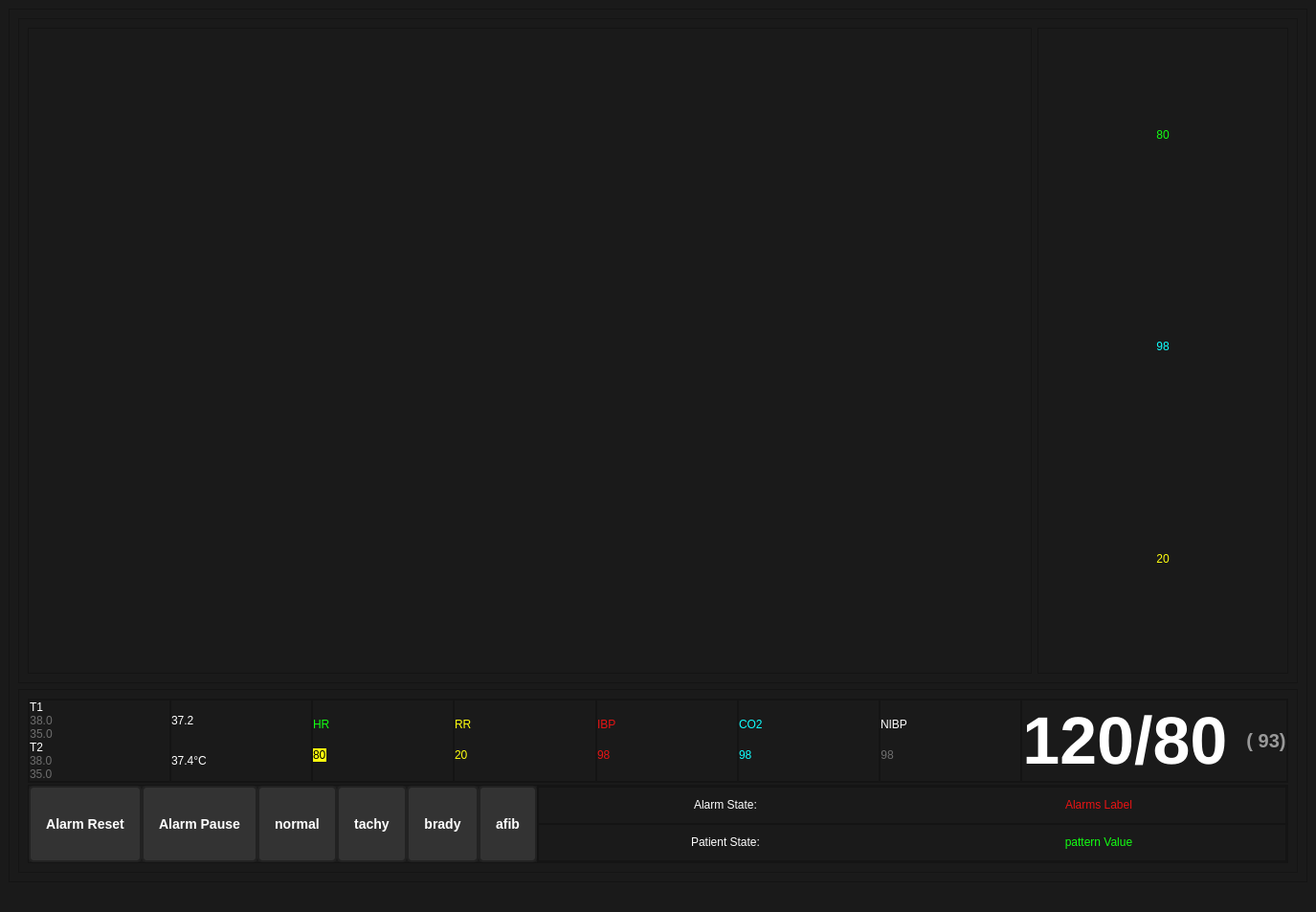
<?xml version="1.0" encoding="UTF-8"?>
<ui version="4.0">
 <class>MainWindow</class>
 <widget class="QMainWindow" name="MainWindow">
  <property name="geometry">
   <rect>
    <x>0</x>
    <y>0</y>
    <width>1375</width>
    <height>953</height>
   </rect>
  </property>
  <property name="windowTitle">
   <string>MainWindow</string>
  </property>
  <property name="styleSheet">
   <string notr="true">background-color: rgb(26, 26, 26);</string>
  </property>
  <widget class="QWidget" name="centralwidget">
   <layout class="QVBoxLayout" name="verticalLayout">
    <item>
     <widget class="QFrame" name="frame">
      <property name="frameShape">
       <enum>QFrame::StyledPanel</enum>
      </property>
      <property name="frameShadow">
       <enum>QFrame::Raised</enum>
      </property>
      <layout class="QVBoxLayout" name="verticalLayout_3" stretch="4,0">
       <item>
        <widget class="QFrame" name="frame_2">
         <property name="frameShape">
          <enum>QFrame::StyledPanel</enum>
         </property>
         <property name="frameShadow">
          <enum>QFrame::Raised</enum>
         </property>
         <layout class="QHBoxLayout" name="horizontalLayout" stretch="4,1">
          <item>
           <widget class="QFrame" name="frame_3">
            <property name="frameShape">
             <enum>QFrame::StyledPanel</enum>
            </property>
            <property name="frameShadow">
             <enum>QFrame::Raised</enum>
            </property>
            <layout class="QVBoxLayout" name="verticalLayout_2">
             <item>
              <widget class="QWidget" name="ecg_graph" native="true"/>
             </item>
             <item>
              <widget class="QWidget" name="eeg_graph" native="true"/>
             </item>
            </layout>
           </widget>
          </item>
          <item>
           <widget class="QFrame" name="frame_4">
            <property name="frameShape">
             <enum>QFrame::StyledPanel</enum>
            </property>
            <property name="frameShadow">
             <enum>QFrame::Raised</enum>
            </property>
            <layout class="QVBoxLayout" name="verticalLayout_4" stretch="1,1,1">
             <property name="spacing">
              <number>0</number>
             </property>
             <property name="leftMargin">
              <number>0</number>
             </property>
             <property name="topMargin">
              <number>0</number>
             </property>
             <property name="rightMargin">
              <number>0</number>
             </property>
             <item>
              <widget class="QLabel" name="label">
               <property name="styleSheet">
                <string notr="true">color: rgb(18, 255, 18);
font: 75 80pt &quot;Leelawadee UI&quot;;</string>
               </property>
               <property name="text">
                <string>80</string>
               </property>
               <property name="alignment">
                <set>Qt::AlignCenter</set>
               </property>
              </widget>
             </item>
             <item>
              <widget class="QLabel" name="spo2_value">
               <property name="styleSheet">
                <string notr="true">color: rgb(15, 255, 255);
font: 75 80pt &quot;Leelawadee UI&quot;;</string>
               </property>
               <property name="text">
                <string>98</string>
               </property>
               <property name="alignment">
                <set>Qt::AlignCenter</set>
               </property>
              </widget>
             </item>
             <item>
              <widget class="QLabel" name="resp_value_2">
               <property name="styleSheet">
                <string notr="true">color: rgb(255, 255, 13);
font: 75 80pt &quot;Leelawadee UI&quot;;</string>
               </property>
               <property name="text">
                <string>20</string>
               </property>
               <property name="alignment">
                <set>Qt::AlignCenter</set>
               </property>
              </widget>
             </item>
            </layout>
           </widget>
          </item>
         </layout>
        </widget>
       </item>
       <item>
        <widget class="QFrame" name="frame_9">
         <property name="frameShape">
          <enum>QFrame::StyledPanel</enum>
         </property>
         <property name="frameShadow">
          <enum>QFrame::Raised</enum>
         </property>
         <layout class="QVBoxLayout" name="verticalLayout_5" stretch="5,1">
          <property name="spacing">
           <number>2</number>
          </property>
          <item>
           <widget class="QFrame" name="frame_10">
            <property name="styleSheet">
             <string notr="true">color: rgb(255, 255, 255);
font: 75 14pt &quot;Leelawadee UI&quot;;</string>
            </property>
            <property name="frameShape">
             <enum>QFrame::StyledPanel</enum>
            </property>
            <property name="frameShadow">
             <enum>QFrame::Raised</enum>
            </property>
            <layout class="QHBoxLayout" name="horizontalLayout_3">
             <property name="spacing">
              <number>0</number>
             </property>
             <property name="leftMargin">
              <number>0</number>
             </property>
             <property name="topMargin">
              <number>0</number>
             </property>
             <property name="rightMargin">
              <number>0</number>
             </property>
             <property name="bottomMargin">
              <number>0</number>
             </property>
             <item>
              <widget class="QFrame" name="frame_12">
               <property name="styleSheet">
                <string notr="true"/>
               </property>
               <property name="frameShape">
                <enum>QFrame::StyledPanel</enum>
               </property>
               <property name="frameShadow">
                <enum>QFrame::Raised</enum>
               </property>
               <layout class="QVBoxLayout" name="verticalLayout_6" stretch="2,1,1,2,1,1">
                <property name="spacing">
                 <number>0</number>
                </property>
                <property name="leftMargin">
                 <number>0</number>
                </property>
                <property name="topMargin">
                 <number>0</number>
                </property>
                <property name="rightMargin">
                 <number>0</number>
                </property>
                <property name="bottomMargin">
                 <number>0</number>
                </property>
                <item>
                 <widget class="QLabel" name="label_6">
                  <property name="sizePolicy">
                   <sizepolicy hsizetype="Fixed" vsizetype="Preferred">
                    <horstretch>0</horstretch>
                    <verstretch>0</verstretch>
                   </sizepolicy>
                  </property>
                  <property name="text">
                   <string>T1</string>
                  </property>
                 </widget>
                </item>
                <item>
                 <widget class="QLabel" name="label_9">
                  <property name="sizePolicy">
                   <sizepolicy hsizetype="Fixed" vsizetype="Fixed">
                    <horstretch>0</horstretch>
                    <verstretch>0</verstretch>
                   </sizepolicy>
                  </property>
                  <property name="styleSheet">
                   <string notr="true">font: 75 9pt &quot;Leelawadee UI&quot;;
color: rgb(110, 110, 110);</string>
                  </property>
                  <property name="text">
                   <string>38.0</string>
                  </property>
                  <property name="alignment">
                   <set>Qt::AlignCenter</set>
                  </property>
                 </widget>
                </item>
                <item>
                 <widget class="QLabel" name="label_11">
                  <property name="sizePolicy">
                   <sizepolicy hsizetype="Fixed" vsizetype="Fixed">
                    <horstretch>0</horstretch>
                    <verstretch>0</verstretch>
                   </sizepolicy>
                  </property>
                  <property name="styleSheet">
                   <string notr="true">font: 75 9pt &quot;Leelawadee UI&quot;;
color: rgb(110, 110, 110);</string>
                  </property>
                  <property name="text">
                   <string>35.0</string>
                  </property>
                  <property name="alignment">
                   <set>Qt::AlignCenter</set>
                  </property>
                 </widget>
                </item>
                <item>
                 <widget class="QLabel" name="label_5">
                  <property name="sizePolicy">
                   <sizepolicy hsizetype="Fixed" vsizetype="Preferred">
                    <horstretch>0</horstretch>
                    <verstretch>0</verstretch>
                   </sizepolicy>
                  </property>
                  <property name="text">
                   <string>T2</string>
                  </property>
                 </widget>
                </item>
                <item>
                 <widget class="QLabel" name="label_10">
                  <property name="styleSheet">
                   <string notr="true">font: 75 9pt &quot;Leelawadee UI&quot;;
color: rgb(110, 110, 110);</string>
                  </property>
                  <property name="text">
                   <string>38.0</string>
                  </property>
                 </widget>
                </item>
                <item>
                 <widget class="QLabel" name="label_12">
                  <property name="styleSheet">
                   <string notr="true">font: 75 9pt &quot;Leelawadee UI&quot;;
color: rgb(110, 110, 110);</string>
                  </property>
                  <property name="text">
                   <string>35.0</string>
                  </property>
                 </widget>
                </item>
               </layout>
              </widget>
             </item>
             <item>
              <widget class="QFrame" name="frame_13">
               <property name="frameShape">
                <enum>QFrame::StyledPanel</enum>
               </property>
               <property name="frameShadow">
                <enum>QFrame::Raised</enum>
               </property>
               <layout class="QVBoxLayout" name="verticalLayout_7">
                <property name="spacing">
                 <number>0</number>
                </property>
                <property name="leftMargin">
                 <number>0</number>
                </property>
                <property name="topMargin">
                 <number>0</number>
                </property>
                <property name="rightMargin">
                 <number>0</number>
                </property>
                <property name="bottomMargin">
                 <number>0</number>
                </property>
                <item>
                 <widget class="QLabel" name="temp_value">
                  <property name="styleSheet">
                   <string notr="true">font: 75 30pt &quot;Leelawadee UI&quot;;
color: rgb(255, 255, 255);</string>
                  </property>
                  <property name="text">
                   <string>37.2</string>
                  </property>
                 </widget>
                </item>
                <item>
                 <widget class="QLabel" name="temp_value_2">
                  <property name="styleSheet">
                   <string notr="true">font: 75 30pt &quot;Leelawadee UI&quot;;
color: rgb(255, 255, 255);</string>
                  </property>
                  <property name="text">
                   <string>37.4°C</string>
                  </property>
                 </widget>
                </item>
               </layout>
              </widget>
             </item>
             <item>
              <widget class="QFrame" name="frame_14">
               <property name="frameShape">
                <enum>QFrame::StyledPanel</enum>
               </property>
               <property name="frameShadow">
                <enum>QFrame::Raised</enum>
               </property>
               <layout class="QVBoxLayout" name="verticalLayout_8">
                <property name="spacing">
                 <number>0</number>
                </property>
                <property name="leftMargin">
                 <number>0</number>
                </property>
                <property name="topMargin">
                 <number>0</number>
                </property>
                <property name="rightMargin">
                 <number>0</number>
                </property>
                <property name="bottomMargin">
                 <number>0</number>
                </property>
                <item>
                 <widget class="QLabel" name="label_13">
                  <property name="sizePolicy">
                   <sizepolicy hsizetype="Fixed" vsizetype="Fixed">
                    <horstretch>0</horstretch>
                    <verstretch>0</verstretch>
                   </sizepolicy>
                  </property>
                  <property name="styleSheet">
                   <string notr="true">color: rgb(18, 255, 18);
font: 75 16pt &quot;Leelawadee UI&quot;;</string>
                  </property>
                  <property name="text">
                   <string>HR</string>
                  </property>
                 </widget>
                </item>
                <item>
                 <widget class="QLabel" name="label_14">
                  <property name="sizePolicy">
                   <sizepolicy hsizetype="Fixed" vsizetype="Fixed">
                    <horstretch>0</horstretch>
                    <verstretch>0</verstretch>
                   </sizepolicy>
                  </property>
                  <property name="styleSheet">
                   <string notr="true">font: 75 16pt &quot;Leelawadee UI&quot;;
color: rgb(0, 0, 0);
background-color: rgb(255, 255, 13);</string>
                  </property>
                  <property name="text">
                   <string>80</string>
                  </property>
                 </widget>
                </item>
               </layout>
              </widget>
             </item>
             <item>
              <widget class="QFrame" name="frame_18">
               <property name="frameShape">
                <enum>QFrame::StyledPanel</enum>
               </property>
               <property name="frameShadow">
                <enum>QFrame::Raised</enum>
               </property>
               <layout class="QVBoxLayout" name="verticalLayout_12">
                <property name="spacing">
                 <number>0</number>
                </property>
                <property name="leftMargin">
                 <number>0</number>
                </property>
                <property name="topMargin">
                 <number>0</number>
                </property>
                <property name="rightMargin">
                 <number>0</number>
                </property>
                <property name="bottomMargin">
                 <number>0</number>
                </property>
                <item>
                 <widget class="QLabel" name="label_21">
                  <property name="sizePolicy">
                   <sizepolicy hsizetype="Fixed" vsizetype="Fixed">
                    <horstretch>0</horstretch>
                    <verstretch>0</verstretch>
                   </sizepolicy>
                  </property>
                  <property name="styleSheet">
                   <string notr="true">color: rgb(255, 255, 13);
font: 75 16pt &quot;Leelawadee UI&quot;;</string>
                  </property>
                  <property name="text">
                   <string>RR</string>
                  </property>
                 </widget>
                </item>
                <item>
                 <widget class="QLabel" name="resp_value">
                  <property name="sizePolicy">
                   <sizepolicy hsizetype="Fixed" vsizetype="Fixed">
                    <horstretch>0</horstretch>
                    <verstretch>0</verstretch>
                   </sizepolicy>
                  </property>
                  <property name="styleSheet">
                   <string notr="true">font: 75 16pt &quot;Leelawadee UI&quot;;
color: rgb(255, 255, 13);</string>
                  </property>
                  <property name="text">
                   <string>20</string>
                  </property>
                 </widget>
                </item>
               </layout>
              </widget>
             </item>
             <item>
              <widget class="QFrame" name="frame_16">
               <property name="frameShape">
                <enum>QFrame::StyledPanel</enum>
               </property>
               <property name="frameShadow">
                <enum>QFrame::Raised</enum>
               </property>
               <layout class="QVBoxLayout" name="verticalLayout_10">
                <property name="spacing">
                 <number>0</number>
                </property>
                <property name="leftMargin">
                 <number>0</number>
                </property>
                <property name="topMargin">
                 <number>0</number>
                </property>
                <property name="rightMargin">
                 <number>0</number>
                </property>
                <property name="bottomMargin">
                 <number>0</number>
                </property>
                <item>
                 <widget class="QLabel" name="label_17">
                  <property name="sizePolicy">
                   <sizepolicy hsizetype="Fixed" vsizetype="Fixed">
                    <horstretch>0</horstretch>
                    <verstretch>0</verstretch>
                   </sizepolicy>
                  </property>
                  <property name="styleSheet">
                   <string notr="true">
color: rgb(232, 19, 19);
font: 75 16pt &quot;Leelawadee UI&quot;;</string>
                  </property>
                  <property name="text">
                   <string>IBP</string>
                  </property>
                 </widget>
                </item>
                <item>
                 <widget class="QLabel" name="ibp_value">
                  <property name="sizePolicy">
                   <sizepolicy hsizetype="Fixed" vsizetype="Fixed">
                    <horstretch>0</horstretch>
                    <verstretch>0</verstretch>
                   </sizepolicy>
                  </property>
                  <property name="styleSheet">
                   <string notr="true">font: 75 16pt &quot;Leelawadee UI&quot;;

color: rgb(232, 19, 19);
</string>
                  </property>
                  <property name="text">
                   <string>98</string>
                  </property>
                 </widget>
                </item>
               </layout>
              </widget>
             </item>
             <item>
              <widget class="QFrame" name="frame_19">
               <property name="frameShape">
                <enum>QFrame::StyledPanel</enum>
               </property>
               <property name="frameShadow">
                <enum>QFrame::Raised</enum>
               </property>
               <layout class="QVBoxLayout" name="verticalLayout_13">
                <property name="spacing">
                 <number>0</number>
                </property>
                <property name="leftMargin">
                 <number>0</number>
                </property>
                <property name="topMargin">
                 <number>0</number>
                </property>
                <property name="rightMargin">
                 <number>0</number>
                </property>
                <property name="bottomMargin">
                 <number>0</number>
                </property>
                <item>
                 <widget class="QLabel" name="label_18">
                  <property name="sizePolicy">
                   <sizepolicy hsizetype="Fixed" vsizetype="Fixed">
                    <horstretch>0</horstretch>
                    <verstretch>0</verstretch>
                   </sizepolicy>
                  </property>
                  <property name="styleSheet">
                   <string notr="true">color: rgb(15, 255, 255);
font: 75 16pt &quot;Leelawadee UI&quot;;</string>
                  </property>
                  <property name="text">
                   <string>CO2</string>
                  </property>
                 </widget>
                </item>
                <item>
                 <widget class="QLabel" name="co2_value">
                  <property name="sizePolicy">
                   <sizepolicy hsizetype="Fixed" vsizetype="Fixed">
                    <horstretch>0</horstretch>
                    <verstretch>0</verstretch>
                   </sizepolicy>
                  </property>
                  <property name="styleSheet">
                   <string notr="true">font: 75 16pt &quot;Leelawadee UI&quot;;
color: rgb(15, 255, 255);
</string>
                  </property>
                  <property name="text">
                   <string>98</string>
                  </property>
                 </widget>
                </item>
               </layout>
              </widget>
             </item>
             <item>
              <widget class="QFrame" name="frame_17">
               <property name="frameShape">
                <enum>QFrame::StyledPanel</enum>
               </property>
               <property name="frameShadow">
                <enum>QFrame::Raised</enum>
               </property>
               <layout class="QVBoxLayout" name="verticalLayout_11">
                <property name="spacing">
                 <number>0</number>
                </property>
                <property name="leftMargin">
                 <number>0</number>
                </property>
                <property name="topMargin">
                 <number>0</number>
                </property>
                <property name="rightMargin">
                 <number>0</number>
                </property>
                <property name="bottomMargin">
                 <number>0</number>
                </property>
                <item>
                 <widget class="QLabel" name="label_19">
                  <property name="sizePolicy">
                   <sizepolicy hsizetype="Fixed" vsizetype="Fixed">
                    <horstretch>0</horstretch>
                    <verstretch>0</verstretch>
                   </sizepolicy>
                  </property>
                  <property name="styleSheet">
                   <string notr="true">color: rgb(255, 255, 255);
font: 75 16pt &quot;Leelawadee UI&quot;;</string>
                  </property>
                  <property name="text">
                   <string>NIBP</string>
                  </property>
                  <property name="alignment">
                   <set>Qt::AlignCenter</set>
                  </property>
                 </widget>
                </item>
                <item>
                 <widget class="QLabel" name="nibp_value">
                  <property name="sizePolicy">
                   <sizepolicy hsizetype="Fixed" vsizetype="Fixed">
                    <horstretch>0</horstretch>
                    <verstretch>0</verstretch>
                   </sizepolicy>
                  </property>
                  <property name="styleSheet">
                   <string notr="true">font: 75 16pt &quot;Leelawadee UI&quot;;
color: rgb(110, 110, 110);
</string>
                  </property>
                  <property name="text">
                   <string>98</string>
                  </property>
                  <property name="alignment">
                   <set>Qt::AlignCenter</set>
                  </property>
                 </widget>
                </item>
               </layout>
              </widget>
             </item>
             <item>
              <widget class="QFrame" name="frame_15">
               <property name="frameShape">
                <enum>QFrame::StyledPanel</enum>
               </property>
               <property name="frameShadow">
                <enum>QFrame::Raised</enum>
               </property>
               <layout class="QHBoxLayout" name="horizontalLayout_4">
                <property name="spacing">
                 <number>0</number>
                </property>
                <property name="leftMargin">
                 <number>0</number>
                </property>
                <property name="topMargin">
                 <number>0</number>
                </property>
                <property name="rightMargin">
                 <number>0</number>
                </property>
                <property name="bottomMargin">
                 <number>0</number>
                </property>
                <item>
                 <widget class="QLabel" name="label_15">
                  <property name="sizePolicy">
                   <sizepolicy hsizetype="Fixed" vsizetype="Fixed">
                    <horstretch>0</horstretch>
                    <verstretch>0</verstretch>
                   </sizepolicy>
                  </property>
                  <property name="styleSheet">
                   <string notr="true">
QLabel {
    font: bold 70px Arial; /* Large bold font */
    color: white; /* White text */
    text-shadow: 2px 2px 5px #444444; /* Shadow effect */
    background-color: transparent; /* No background */
}
</string>
                  </property>
                  <property name="text">
                   <string>120/80 </string>
                  </property>
                  <property name="alignment">
                   <set>Qt::AlignCenter</set>
                  </property>
                 </widget>
                </item>
                <item>
                 <widget class="QLabel" name="label_16">
                  <property name="styleSheet">
                   <string notr="true">QLabel {
    font: bold 20px Arial; /* Slightly smaller font */
    color: #999999; /* Gray text */
    text-shadow: 1px 1px 3px #444444; /* Lighter shadow */
    background-color: transparent; /* No background */
}
</string>
                  </property>
                  <property name="text">
                   <string>( 93)</string>
                  </property>
                  <property name="alignment">
                   <set>Qt::AlignCenter</set>
                  </property>
                 </widget>
                </item>
               </layout>
              </widget>
             </item>
            </layout>
           </widget>
          </item>
          <item>
           <widget class="QFrame" name="frame_11">
            <property name="frameShape">
             <enum>QFrame::StyledPanel</enum>
            </property>
            <property name="frameShadow">
             <enum>QFrame::Raised</enum>
            </property>
            <layout class="QHBoxLayout" name="horizontalLayout_2">
             <property name="spacing">
              <number>0</number>
             </property>
             <property name="leftMargin">
              <number>0</number>
             </property>
             <property name="topMargin">
              <number>0</number>
             </property>
             <property name="rightMargin">
              <number>0</number>
             </property>
             <property name="bottomMargin">
              <number>0</number>
             </property>
             <item>
              <widget class="QPushButton" name="unsilence_button">
               <property name="sizePolicy">
                <sizepolicy hsizetype="Fixed" vsizetype="Fixed">
                 <horstretch>0</horstretch>
                 <verstretch>0</verstretch>
                </sizepolicy>
               </property>
               <property name="minimumSize">
                <size>
                 <width>0</width>
                 <height>80</height>
                </size>
               </property>
               <property name="styleSheet">
                <string notr="true">QPushButton {
    background-color: #333333;  /* Dark gray background */
    color: white;  /* White text */
    border-radius: 5px;  /* Rounded corners */
    border: 2px solid #222222;  /* Slightly darker border */
    padding: 8px 16px;  /* Padding for a better appearance */
    font: bold 14px Arial;  /* Bold text */
}

QPushButton:hover {
    background-color: #444444;  /* Slightly lighter gray when hovered */
}

QPushButton:pressed {
    background-color: #222222;  /* Darker gray when pressed */
}

QPushButton#alarmReset {
    background-color: #cccc00;  /* Yellow for Alarm Reset */
    color: black;
    border: 2px solid #aaaa00;
}

QPushButton#alarmPause {
    background-color: #cc6600;  /* Orange for Alarm Pause */
    color: black;
    border: 2px solid #aa5500;
}

QPushButton:disabled {
    background-color: #555555;  /* Gray when disabled */
    color: #888888;
    border: 2px solid #444444;
}
</string>
               </property>
               <property name="text">
                <string>Alarm Reset</string>
               </property>
              </widget>
             </item>
             <item>
              <widget class="QPushButton" name="silence_button">
               <property name="sizePolicy">
                <sizepolicy hsizetype="Fixed" vsizetype="Fixed">
                 <horstretch>0</horstretch>
                 <verstretch>0</verstretch>
                </sizepolicy>
               </property>
               <property name="minimumSize">
                <size>
                 <width>0</width>
                 <height>80</height>
                </size>
               </property>
               <property name="styleSheet">
                <string notr="true">QPushButton {
    background-color: #333333;  /* Dark gray background */
    color: white;  /* White text */
    border-radius: 5px;  /* Rounded corners */
    border: 2px solid #222222;  /* Slightly darker border */
    padding: 8px 16px;  /* Padding for a better appearance */
    font: bold 14px Arial;  /* Bold text */
}

QPushButton:hover {
    background-color: #444444;  /* Slightly lighter gray when hovered */
}

QPushButton:pressed {
    background-color: #222222;  /* Darker gray when pressed */
}

QPushButton#alarmReset {
    background-color: #cccc00;  /* Yellow for Alarm Reset */
    color: black;
    border: 2px solid #aaaa00;
}

QPushButton#alarmPause {
    background-color: #cc6600;  /* Orange for Alarm Pause */
    color: black;
    border: 2px solid #aa5500;
}

QPushButton:disabled {
    background-color: #555555;  /* Gray when disabled */
    color: #888888;
    border: 2px solid #444444;
}
</string>
               </property>
               <property name="text">
                <string>Alarm Pause</string>
               </property>
              </widget>
             </item>
             <item>
              <widget class="QPushButton" name="normal_btn">
               <property name="sizePolicy">
                <sizepolicy hsizetype="Fixed" vsizetype="Fixed">
                 <horstretch>0</horstretch>
                 <verstretch>0</verstretch>
                </sizepolicy>
               </property>
               <property name="minimumSize">
                <size>
                 <width>0</width>
                 <height>80</height>
                </size>
               </property>
               <property name="styleSheet">
                <string notr="true">QPushButton {
    background-color: #333333;  /* Dark gray background */
    color: white;  /* White text */
    border-radius: 5px;  /* Rounded corners */
    border: 2px solid #222222;  /* Slightly darker border */
    padding: 8px 16px;  /* Padding for a better appearance */
    font: bold 14px Arial;  /* Bold text */
}

QPushButton:hover {
    background-color: #444444;  /* Slightly lighter gray when hovered */
}

QPushButton:pressed {
    background-color: #222222;  /* Darker gray when pressed */
}

QPushButton#alarmReset {
    background-color: #cccc00;  /* Yellow for Alarm Reset */
    color: black;
    border: 2px solid #aaaa00;
}

QPushButton#alarmPause {
    background-color: #cc6600;  /* Orange for Alarm Pause */
    color: black;
    border: 2px solid #aa5500;
}

QPushButton:disabled {
    background-color: #555555;  /* Gray when disabled */
    color: #888888;
    border: 2px solid #444444;
}
</string>
               </property>
               <property name="text">
                <string>normal</string>
               </property>
              </widget>
             </item>
             <item>
              <widget class="QPushButton" name="tachy_btn">
               <property name="sizePolicy">
                <sizepolicy hsizetype="Fixed" vsizetype="Fixed">
                 <horstretch>0</horstretch>
                 <verstretch>0</verstretch>
                </sizepolicy>
               </property>
               <property name="minimumSize">
                <size>
                 <width>0</width>
                 <height>80</height>
                </size>
               </property>
               <property name="styleSheet">
                <string notr="true">QPushButton {
    background-color: #333333;  /* Dark gray background */
    color: white;  /* White text */
    border-radius: 5px;  /* Rounded corners */
    border: 2px solid #222222;  /* Slightly darker border */
    padding: 8px 16px;  /* Padding for a better appearance */
    font: bold 14px Arial;  /* Bold text */
}

QPushButton:hover {
    background-color: #444444;  /* Slightly lighter gray when hovered */
}

QPushButton:pressed {
    background-color: #222222;  /* Darker gray when pressed */
}

QPushButton#alarmReset {
    background-color: #cccc00;  /* Yellow for Alarm Reset */
    color: black;
    border: 2px solid #aaaa00;
}

QPushButton#alarmPause {
    background-color: #cc6600;  /* Orange for Alarm Pause */
    color: black;
    border: 2px solid #aa5500;
}

QPushButton:disabled {
    background-color: #555555;  /* Gray when disabled */
    color: #888888;
    border: 2px solid #444444;
}
</string>
               </property>
               <property name="text">
                <string>tachy</string>
               </property>
              </widget>
             </item>
             <item>
              <widget class="QPushButton" name="brady_btn">
               <property name="sizePolicy">
                <sizepolicy hsizetype="Fixed" vsizetype="Fixed">
                 <horstretch>0</horstretch>
                 <verstretch>0</verstretch>
                </sizepolicy>
               </property>
               <property name="minimumSize">
                <size>
                 <width>0</width>
                 <height>80</height>
                </size>
               </property>
               <property name="styleSheet">
                <string notr="true">QPushButton {
    background-color: #333333;  /* Dark gray background */
    color: white;  /* White text */
    border-radius: 5px;  /* Rounded corners */
    border: 2px solid #222222;  /* Slightly darker border */
    padding: 8px 16px;  /* Padding for a better appearance */
    font: bold 14px Arial;  /* Bold text */
}

QPushButton:hover {
    background-color: #444444;  /* Slightly lighter gray when hovered */
}

QPushButton:pressed {
    background-color: #222222;  /* Darker gray when pressed */
}

QPushButton#alarmReset {
    background-color: #cccc00;  /* Yellow for Alarm Reset */
    color: black;
    border: 2px solid #aaaa00;
}

QPushButton#alarmPause {
    background-color: #cc6600;  /* Orange for Alarm Pause */
    color: black;
    border: 2px solid #aa5500;
}

QPushButton:disabled {
    background-color: #555555;  /* Gray when disabled */
    color: #888888;
    border: 2px solid #444444;
}
</string>
               </property>
               <property name="text">
                <string>brady</string>
               </property>
              </widget>
             </item>
             <item>
              <widget class="QPushButton" name="afib_btn">
               <property name="sizePolicy">
                <sizepolicy hsizetype="Fixed" vsizetype="Fixed">
                 <horstretch>0</horstretch>
                 <verstretch>0</verstretch>
                </sizepolicy>
               </property>
               <property name="minimumSize">
                <size>
                 <width>0</width>
                 <height>80</height>
                </size>
               </property>
               <property name="styleSheet">
                <string notr="true">QPushButton {
    background-color: #333333;  /* Dark gray background */
    color: white;  /* White text */
    border-radius: 5px;  /* Rounded corners */
    border: 2px solid #222222;  /* Slightly darker border */
    padding: 8px 16px;  /* Padding for a better appearance */
    font: bold 14px Arial;  /* Bold text */
}

QPushButton:hover {
    background-color: #444444;  /* Slightly lighter gray when hovered */
}

QPushButton:pressed {
    background-color: #222222;  /* Darker gray when pressed */
}

QPushButton#alarmReset {
    background-color: #cccc00;  /* Yellow for Alarm Reset */
    color: black;
    border: 2px solid #aaaa00;
}

QPushButton#alarmPause {
    background-color: #cc6600;  /* Orange for Alarm Pause */
    color: black;
    border: 2px solid #aa5500;
}

QPushButton:disabled {
    background-color: #555555;  /* Gray when disabled */
    color: #888888;
    border: 2px solid #444444;
}
</string>
               </property>
               <property name="text">
                <string>afib</string>
               </property>
              </widget>
             </item>
             <item>
              <widget class="QFrame" name="frame_5">
               <property name="frameShape">
                <enum>QFrame::StyledPanel</enum>
               </property>
               <property name="frameShadow">
                <enum>QFrame::Raised</enum>
               </property>
               <layout class="QVBoxLayout" name="verticalLayout_9">
                <property name="spacing">
                 <number>0</number>
                </property>
                <property name="leftMargin">
                 <number>0</number>
                </property>
                <property name="topMargin">
                 <number>0</number>
                </property>
                <property name="rightMargin">
                 <number>0</number>
                </property>
                <property name="bottomMargin">
                 <number>0</number>
                </property>
                <item>
                 <widget class="QFrame" name="frame_6">
                  <property name="frameShape">
                   <enum>QFrame::StyledPanel</enum>
                  </property>
                  <property name="frameShadow">
                   <enum>QFrame::Raised</enum>
                  </property>
                  <layout class="QHBoxLayout" name="horizontalLayout_5">
                   <property name="spacing">
                    <number>0</number>
                   </property>
                   <property name="leftMargin">
                    <number>0</number>
                   </property>
                   <property name="topMargin">
                    <number>0</number>
                   </property>
                   <property name="rightMargin">
                    <number>0</number>
                   </property>
                   <property name="bottomMargin">
                    <number>0</number>
                   </property>
                   <item>
                    <widget class="QLabel" name="pattern_value_2">
                     <property name="sizePolicy">
                      <sizepolicy hsizetype="Preferred" vsizetype="Fixed">
                       <horstretch>0</horstretch>
                       <verstretch>0</verstretch>
                      </sizepolicy>
                     </property>
                     <property name="styleSheet">
                      <string notr="true">color: white;
font: 75 14pt &quot;Leelawadee UI&quot;;</string>
                     </property>
                     <property name="text">
                      <string>Alarm State:</string>
                     </property>
                     <property name="alignment">
                      <set>Qt::AlignCenter</set>
                     </property>
                    </widget>
                   </item>
                   <item>
                    <widget class="QLabel" name="alarm_label">
                     <property name="sizePolicy">
                      <sizepolicy hsizetype="Preferred" vsizetype="Fixed">
                       <horstretch>0</horstretch>
                       <verstretch>0</verstretch>
                      </sizepolicy>
                     </property>
                     <property name="styleSheet">
                      <string notr="true">color: rgb(232, 19, 19);
font: 75 16pt &quot;Leelawadee UI&quot;;</string>
                     </property>
                     <property name="text">
                      <string>Alarms Label</string>
                     </property>
                     <property name="alignment">
                      <set>Qt::AlignCenter</set>
                     </property>
                    </widget>
                   </item>
                  </layout>
                 </widget>
                </item>
                <item>
                 <widget class="QFrame" name="frame_7">
                  <property name="frameShape">
                   <enum>QFrame::StyledPanel</enum>
                  </property>
                  <property name="frameShadow">
                   <enum>QFrame::Raised</enum>
                  </property>
                  <layout class="QHBoxLayout" name="horizontalLayout_6">
                   <property name="spacing">
                    <number>0</number>
                   </property>
                   <property name="leftMargin">
                    <number>0</number>
                   </property>
                   <property name="topMargin">
                    <number>0</number>
                   </property>
                   <property name="rightMargin">
                    <number>0</number>
                   </property>
                   <property name="bottomMargin">
                    <number>0</number>
                   </property>
                   <item>
                    <widget class="QLabel" name="pattern_value_3">
                     <property name="sizePolicy">
                      <sizepolicy hsizetype="Preferred" vsizetype="Fixed">
                       <horstretch>0</horstretch>
                       <verstretch>0</verstretch>
                      </sizepolicy>
                     </property>
                     <property name="styleSheet">
                      <string notr="true">color: white;
font: 75 14pt &quot;Leelawadee UI&quot;;</string>
                     </property>
                     <property name="text">
                      <string>Patient State:</string>
                     </property>
                     <property name="alignment">
                      <set>Qt::AlignCenter</set>
                     </property>
                    </widget>
                   </item>
                   <item>
                    <widget class="QLabel" name="pattern_value">
                     <property name="sizePolicy">
                      <sizepolicy hsizetype="Preferred" vsizetype="Fixed">
                       <horstretch>0</horstretch>
                       <verstretch>0</verstretch>
                      </sizepolicy>
                     </property>
                     <property name="styleSheet">
                      <string notr="true">color: rgb(18, 255, 18);
font: 75 16pt &quot;Leelawadee UI&quot;;</string>
                     </property>
                     <property name="text">
                      <string>pattern Value</string>
                     </property>
                     <property name="alignment">
                      <set>Qt::AlignCenter</set>
                     </property>
                    </widget>
                   </item>
                  </layout>
                 </widget>
                </item>
               </layout>
              </widget>
             </item>
            </layout>
           </widget>
          </item>
         </layout>
        </widget>
       </item>
      </layout>
     </widget>
    </item>
   </layout>
  </widget>
  <widget class="QStatusBar" name="statusbar"/>
 </widget>
 <resources/>
 <connections/>
</ui>
